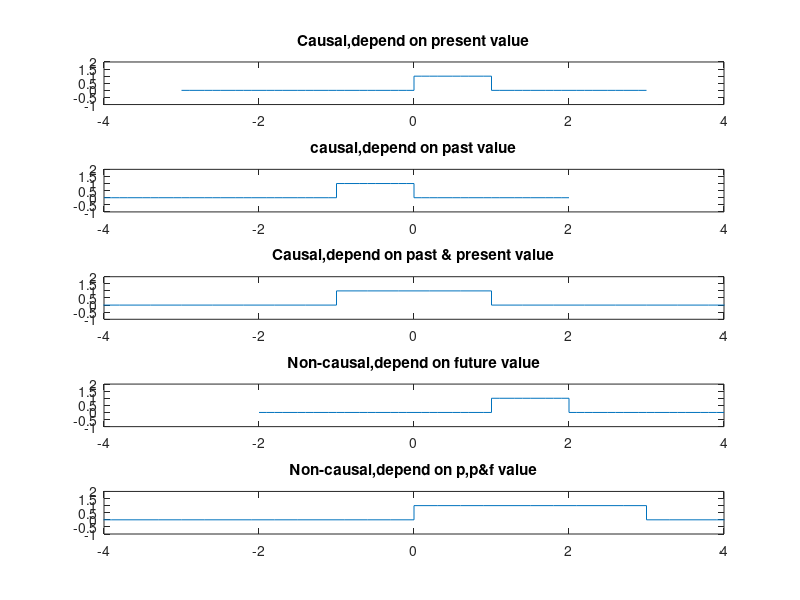

The MATLAB source for this figure:
t1=-3:.1:0;
x1=zeros(size(t1));
t2=0:.1:1;
x2=ones(size(t2));
t3=1:.1:3;
x3=zeros(size(t3));

t=[t1 t2 t3];
x=[x1 x2 x3];

subplot(511);
plot(t,x);
title('Causal,depend on present value');
xlim([-4 4]); ylim([-1 2]);
subplot(512);
plot(t-1,x);
title('causal,depend on past value');
xlim([-4 4]); ylim([-1 2]);
subplot(513);
plot(t+t-1,x);
title('Causal,depend on past & present value');
xlim([-4 4]); ylim([-1 2]);
subplot(514);
plot(t+1,x);
title('Non-causal,depend on future value');
xlim([-4 4]); ylim([-1 2]);
subplot(515);
plot(t+t-1+t+1,x);
title('Non-causal,depend on p,p&f value');
xlim([-4 4]); ylim([-1 2]);













